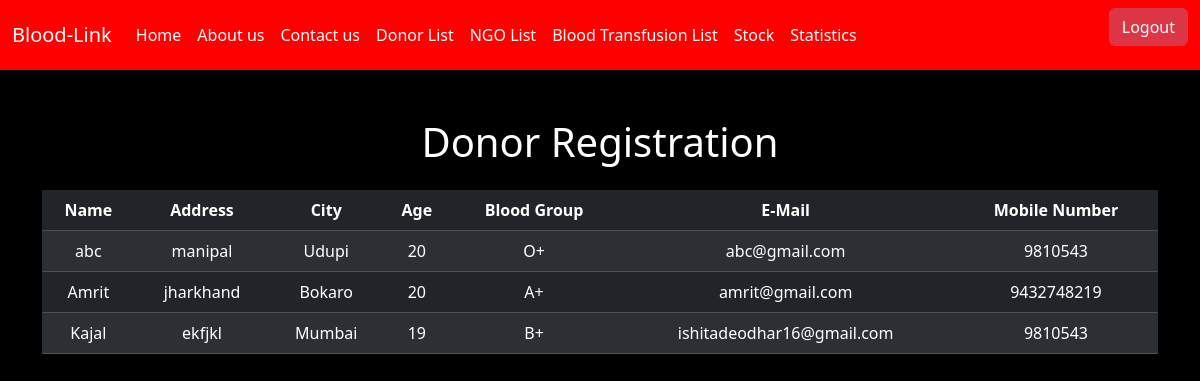
/BloodLink/donor-list.php, run on the app's committed database.
### tables this page shows
CREATE TABLE `donor_registration` (
  `id` int(11) NOT NULL,
  `name` varchar(50) DEFAULT NULL,
  `address` varchar(250) DEFAULT NULL,
  `city` varchar(50) DEFAULT NULL,
  `age` varchar(25) DEFAULT NULL,
  `bgroup` varchar(20) DEFAULT NULL,
  `email` varchar(200) DEFAULT NULL,
  `mno` varchar(50) DEFAULT NULL
);

### BloodLink/donor-list.php (the view, shortened to what this page needs)
<?php
include('connection.php');
?>
<!DOCTYPE html>
<html>
<head>
    <link href="https://cdn.jsdelivr.net/npm/bootstrap@5.3.3/dist/css/bootstrap.min.css" rel="stylesheet">
</head>
<body>
    <nav class="navbar navbar-expand-lg navbar-light navbar-red">
        <div class="container-fluid">
            <a class="navbar-brand" href="#">Blood-Link</a>
            <div class="collapse navbar-collapse" id="navbarSupportedContent">
                <ul class="navbar-nav me-auto mb-2 mb-lg-0">
                    <li class="nav-item">
                        <a class="nav-link active" aria-current="page" href="admin-home.php">Home</a>
                    </li>
                    <li class="nav-item">
                        <a class="nav-link" href="aboutus.php">About us</a>
                    </li>
                    <li class="nav-item">
                        <a class="nav-link" href="contact_us.php">Contact us</a>
                    </li>
                    <li class="nav-item">
                        <a class="nav-link" href="donor-list.php">Donor List</a>
                    </li>
                    <li class="nav-item">
                        <a class="nav-link" href="ngo-list.php">NGO List</a>
                    </li>
                    <li class="nav-item">
                        <a class="nav-link" href="exchange-blood-list1.php">Blood Transfusion List</a>
                    </li>
                    <li class="nav-item">
                        <a class="nav-link" href="stock-blood-list.php">Stock</a>
                    </li>
                    <li class="nav-item">
                        <a class="nav-link" href="statistics.php">Statistics</a>
                    </li>
                </ul>
                <p><a href="logout.php" class="btn btn-danger">Logout</a></p>
            </div>
        </div>
    </nav>
    <div class="container mt-5">
        <div class="row">
            <div class="col">
                <h1 class="text-center mb-4">Donor Registration</h1>
                <table class="table table-dark table-striped">
                    <thead>
                        <tr>
                            <th>Name</th>
                            <th>Address</th>
                            <th>City</th>
                            <th>Age</th>
                            <th>Blood Group</th>
                            <th>E-Mail</th>
                            <th>Mobile Number</th>
                        </tr>
                    </thead>
                    <tbody>
                        <?php
                        $q = $db->query("SELECT * FROM donor_registration");
                        while($r1 = $q->fetch(PDO::FETCH_OBJ)) {
                            ?>
                            <tr>
                                <td><?= $r1->name; ?></td>
                                <td><?= $r1->address; ?></td>
                                <td><?= $r1->city; ?></td>
                                <td><?= $r1->age; ?></td>
                                <td><?= $r1->bgroup; ?></td>
                                <td><?= $r1->email; ?></td>
                                <td><?= $r1->mno; ?></td>
                            </tr>
                        <?php
                        }
                        ?>
                    </tbody>
                </table>
            </div>
        </div>
    </div>
</body>
</html>

### BloodLink/donor-list.php (style rules this page uses)
body { background-color: #000; color: #fff; }
table { width: 100%; color: #fff; }
th, td { text-align: center; padding: 10px; }
th { background-color: #222; }
td { background-color: #333; }
.navbar { background-color: red; color: white; }
.navbar-brand { color: white; }
.navbar-nav .nav-link { color: white; }
.navbar-nav .nav-link.active { color: white; }
.navbar-nav .nav-link { color: white !important; }

### data on the page
donor_registration: name "abc", address "manipal", city "Udupi", age "20", bgroup "O+", email "abc@gmail.com", mno "9810543"
donor_registration: name "Amrit", address "jharkhand", city "Bokaro", age "20", bgroup "A+", email "amrit@gmail.com", mno "9432748219"
donor_registration: name "Kajal", address "ekfjkl", city "Mumbai", age "19", bgroup "B+", email "ishitadeodhar16@gmail.com", mno "9810543"
